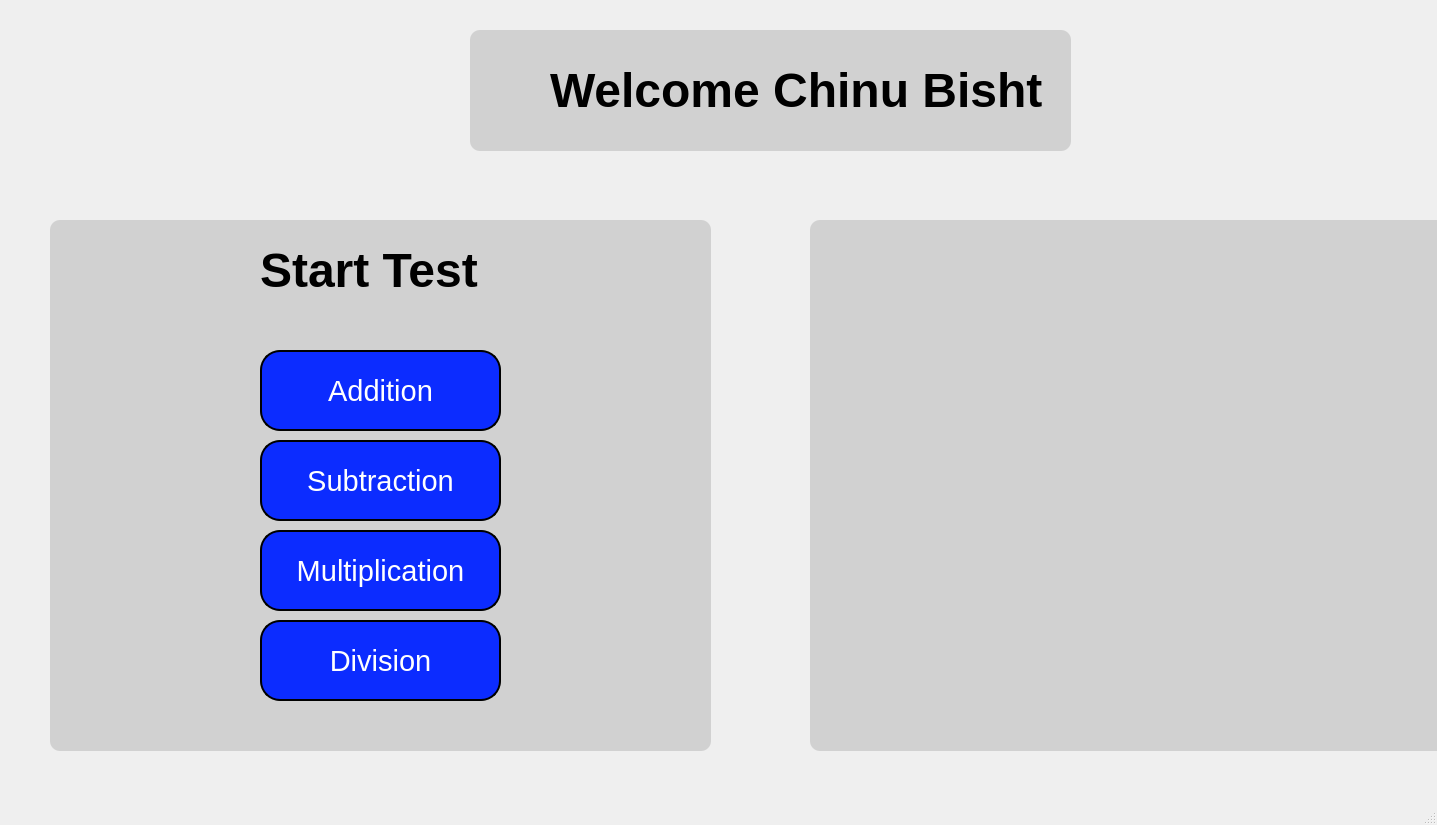
<?xml version="1.0" encoding="UTF-8"?>
<ui version="4.0">
 <class>MainWindow</class>
 <widget class="QMainWindow" name="MainWindow">
  <property name="geometry">
   <rect>
    <x>0</x>
    <y>0</y>
    <width>1437</width>
    <height>825</height>
   </rect>
  </property>
  <property name="windowTitle">
   <string>MainWindow</string>
  </property>
  <widget class="QWidget" name="centralwidget">
   <widget class="QStackedWidget" name="stackedWidget">
    <property name="geometry">
     <rect>
      <x>0</x>
      <y>0</y>
      <width>1920</width>
      <height>1080</height>
     </rect>
    </property>
    <widget class="QWidget" name="page">
     <widget class="QFrame" name="frame">
      <property name="geometry">
       <rect>
        <x>470</x>
        <y>30</y>
        <width>601</width>
        <height>121</height>
       </rect>
      </property>
      <property name="styleSheet">
       <string notr="true">QFrame{
	
	background-color: rgb(209, 209, 209);
	border-radius: 10px;
}</string>
      </property>
      <property name="frameShape">
       <enum>QFrame::StyledPanel</enum>
      </property>
      <property name="frameShadow">
       <enum>QFrame::Raised</enum>
      </property>
      <widget class="QLabel" name="welcome_label">
       <property name="geometry">
        <rect>
         <x>80</x>
         <y>30</y>
         <width>661</width>
         <height>61</height>
        </rect>
       </property>
       <property name="font">
        <font>
         <pointsize>36</pointsize>
         <weight>75</weight>
         <bold>true</bold>
        </font>
       </property>
       <property name="text">
        <string>Welcome Chinu Bisht</string>
       </property>
      </widget>
     </widget>
     <widget class="QFrame" name="frame_2">
      <property name="geometry">
       <rect>
        <x>50</x>
        <y>220</y>
        <width>661</width>
        <height>531</height>
       </rect>
      </property>
      <property name="styleSheet">
       <string notr="true">QFrame{
	
	background-color: rgb(209, 209, 209);
	border-radius: 10px;
}</string>
      </property>
      <property name="frameShape">
       <enum>QFrame::StyledPanel</enum>
      </property>
      <property name="frameShadow">
       <enum>QFrame::Raised</enum>
      </property>
      <widget class="QLabel" name="welcome_label_2">
       <property name="geometry">
        <rect>
         <x>210</x>
         <y>20</y>
         <width>331</width>
         <height>61</height>
        </rect>
       </property>
       <property name="font">
        <font>
         <pointsize>36</pointsize>
         <weight>75</weight>
         <bold>true</bold>
        </font>
       </property>
       <property name="text">
        <string>Start Test</string>
       </property>
      </widget>
      <widget class="QPushButton" name="pg1_addition_btn">
       <property name="geometry">
        <rect>
         <x>210</x>
         <y>130</y>
         <width>241</width>
         <height>81</height>
        </rect>
       </property>
       <property name="font">
        <font>
         <pointsize>22</pointsize>
        </font>
       </property>
       <property name="styleSheet">
        <string notr="true"> QPushButton {
	background-color: rgb(12, 44, 255);
	border: 2px solid black;
	border-radius: 20px;
	color: rgb(255, 255, 255);
}
QPushButton:hover {
 	 
	background-color: rgb(0, 2, 147);
}

QPushButton:pressed{
	
	background-color: rgb(75, 192, 255);
}
</string>
       </property>
       <property name="text">
        <string>Addition</string>
       </property>
      </widget>
      <widget class="QPushButton" name="pg1_subtraction_btn">
       <property name="geometry">
        <rect>
         <x>210</x>
         <y>220</y>
         <width>241</width>
         <height>81</height>
        </rect>
       </property>
       <property name="font">
        <font>
         <pointsize>22</pointsize>
        </font>
       </property>
       <property name="styleSheet">
        <string notr="true"> QPushButton {
	background-color: rgb(12, 44, 255);
	border: 2px solid black;
	border-radius: 20px;
	color: rgb(255, 255, 255);
}
QPushButton:hover {
 	 
	background-color: rgb(0, 2, 147);
}

QPushButton:pressed{
	
	background-color: rgb(75, 192, 255);
}
</string>
       </property>
       <property name="text">
        <string>Subtraction</string>
       </property>
      </widget>
      <widget class="QPushButton" name="pg1_multi_btn">
       <property name="geometry">
        <rect>
         <x>210</x>
         <y>310</y>
         <width>241</width>
         <height>81</height>
        </rect>
       </property>
       <property name="font">
        <font>
         <pointsize>22</pointsize>
        </font>
       </property>
       <property name="styleSheet">
        <string notr="true"> QPushButton {
	background-color: rgb(12, 44, 255);
	border: 2px solid black;
	border-radius: 20px;
	color: rgb(255, 255, 255);
}
QPushButton:hover {
 	 
	background-color: rgb(0, 2, 147);
}

QPushButton:pressed{
	
	background-color: rgb(75, 192, 255);
}
</string>
       </property>
       <property name="text">
        <string>Multiplication</string>
       </property>
      </widget>
      <widget class="QPushButton" name="pg1_division_btn">
       <property name="geometry">
        <rect>
         <x>210</x>
         <y>400</y>
         <width>241</width>
         <height>81</height>
        </rect>
       </property>
       <property name="font">
        <font>
         <pointsize>22</pointsize>
        </font>
       </property>
       <property name="styleSheet">
        <string notr="true"> QPushButton {
	background-color: rgb(12, 44, 255);
	border: 2px solid black;
	border-radius: 20px;
	color: rgb(255, 255, 255);
}
QPushButton:hover {
 	 
	background-color: rgb(0, 2, 147);
}

QPushButton:pressed{
	
	background-color: rgb(75, 192, 255);
}
</string>
       </property>
       <property name="text">
        <string>Division</string>
       </property>
      </widget>
     </widget>
     <widget class="QFrame" name="frame_3">
      <property name="geometry">
       <rect>
        <x>810</x>
        <y>220</y>
        <width>661</width>
        <height>531</height>
       </rect>
      </property>
      <property name="styleSheet">
       <string notr="true">QFrame{
	
	background-color: rgb(209, 209, 209);
	border-radius: 10px;
}</string>
      </property>
      <property name="frameShape">
       <enum>QFrame::StyledPanel</enum>
      </property>
      <property name="frameShadow">
       <enum>QFrame::Raised</enum>
      </property>
     </widget>
    </widget>
    <widget class="QWidget" name="page_2">
     <widget class="QFrame" name="frame_4">
      <property name="geometry">
       <rect>
        <x>520</x>
        <y>0</y>
        <width>601</width>
        <height>121</height>
       </rect>
      </property>
      <property name="styleSheet">
       <string notr="true">QFrame{
	
	background-color: rgb(209, 209, 209);
	border-radius: 10px;
}</string>
      </property>
      <property name="frameShape">
       <enum>QFrame::StyledPanel</enum>
      </property>
      <property name="frameShadow">
       <enum>QFrame::Raised</enum>
      </property>
      <widget class="QLabel" name="pg2_head_label">
       <property name="geometry">
        <rect>
         <x>80</x>
         <y>30</y>
         <width>661</width>
         <height>61</height>
        </rect>
       </property>
       <property name="font">
        <font>
         <pointsize>36</pointsize>
         <weight>75</weight>
         <bold>true</bold>
        </font>
       </property>
       <property name="text">
        <string>Addition Test</string>
       </property>
      </widget>
     </widget>
     <widget class="QFrame" name="frame_5">
      <property name="geometry">
       <rect>
        <x>30</x>
        <y>140</y>
        <width>221</width>
        <height>301</height>
       </rect>
      </property>
      <property name="styleSheet">
       <string notr="true">QFrame{
	
	background-color: rgb(209, 209, 209);
	border-radius: 10px;
}</string>
      </property>
      <property name="frameShape">
       <enum>QFrame::StyledPanel</enum>
      </property>
      <property name="frameShadow">
       <enum>QFrame::Raised</enum>
      </property>
      <widget class="QLabel" name="pg2_q1_label">
       <property name="geometry">
        <rect>
         <x>40</x>
         <y>10</y>
         <width>151</width>
         <height>131</height>
        </rect>
       </property>
       <property name="font">
        <font>
         <pointsize>36</pointsize>
         <weight>75</weight>
         <bold>true</bold>
        </font>
       </property>
       <property name="text">
        <string>   76
+ 34</string>
       </property>
      </widget>
      <widget class="QLineEdit" name="pg2_ans1_tf">
       <property name="geometry">
        <rect>
         <x>30</x>
         <y>160</y>
         <width>151</width>
         <height>71</height>
        </rect>
       </property>
       <property name="font">
        <font>
         <pointsize>36</pointsize>
         <weight>75</weight>
         <bold>true</bold>
        </font>
       </property>
      </widget>
      <widget class="QLabel" name="pg2_corr1_label">
       <property name="geometry">
        <rect>
         <x>30</x>
         <y>240</y>
         <width>251</width>
         <height>61</height>
        </rect>
       </property>
       <property name="font">
        <font>
         <pointsize>36</pointsize>
         <weight>75</weight>
         <bold>true</bold>
        </font>
       </property>
       <property name="text">
        <string/>
       </property>
      </widget>
     </widget>
     <widget class="QFrame" name="frame_7">
      <property name="geometry">
       <rect>
        <x>30</x>
        <y>470</y>
        <width>221</width>
        <height>301</height>
       </rect>
      </property>
      <property name="styleSheet">
       <string notr="true">QFrame{
	
	background-color: rgb(209, 209, 209);
	border-radius: 10px;
}</string>
      </property>
      <property name="frameShape">
       <enum>QFrame::StyledPanel</enum>
      </property>
      <property name="frameShadow">
       <enum>QFrame::Raised</enum>
      </property>
      <widget class="QLabel" name="pg2_q6_label">
       <property name="geometry">
        <rect>
         <x>40</x>
         <y>10</y>
         <width>151</width>
         <height>131</height>
        </rect>
       </property>
       <property name="font">
        <font>
         <pointsize>36</pointsize>
         <weight>75</weight>
         <bold>true</bold>
        </font>
       </property>
       <property name="text">
        <string>   760
+ 314</string>
       </property>
      </widget>
      <widget class="QLineEdit" name="pg2_ans6_tf">
       <property name="geometry">
        <rect>
         <x>30</x>
         <y>160</y>
         <width>151</width>
         <height>71</height>
        </rect>
       </property>
       <property name="font">
        <font>
         <pointsize>36</pointsize>
         <weight>75</weight>
         <bold>true</bold>
        </font>
       </property>
      </widget>
      <widget class="QLabel" name="pg2_corr6_label">
       <property name="geometry">
        <rect>
         <x>20</x>
         <y>240</y>
         <width>251</width>
         <height>61</height>
        </rect>
       </property>
       <property name="font">
        <font>
         <pointsize>36</pointsize>
         <weight>75</weight>
         <bold>true</bold>
        </font>
       </property>
       <property name="text">
        <string/>
       </property>
      </widget>
     </widget>
     <widget class="QFrame" name="frame_13">
      <property name="geometry">
       <rect>
        <x>930</x>
        <y>470</y>
        <width>221</width>
        <height>301</height>
       </rect>
      </property>
      <property name="styleSheet">
       <string notr="true">QFrame{
	
	background-color: rgb(209, 209, 209);
	border-radius: 10px;
}</string>
      </property>
      <property name="frameShape">
       <enum>QFrame::StyledPanel</enum>
      </property>
      <property name="frameShadow">
       <enum>QFrame::Raised</enum>
      </property>
      <widget class="QLabel" name="pg2_q9_label">
       <property name="geometry">
        <rect>
         <x>20</x>
         <y>10</y>
         <width>171</width>
         <height>131</height>
        </rect>
       </property>
       <property name="font">
        <font>
         <pointsize>36</pointsize>
         <weight>75</weight>
         <bold>true</bold>
        </font>
       </property>
       <property name="text">
        <string>   76111
+ 34534</string>
       </property>
      </widget>
      <widget class="QLineEdit" name="pg2_ans9_tf">
       <property name="geometry">
        <rect>
         <x>30</x>
         <y>160</y>
         <width>151</width>
         <height>71</height>
        </rect>
       </property>
       <property name="font">
        <font>
         <pointsize>36</pointsize>
         <weight>75</weight>
         <bold>true</bold>
        </font>
       </property>
      </widget>
      <widget class="QLabel" name="pg2_corr9_label">
       <property name="geometry">
        <rect>
         <x>10</x>
         <y>240</y>
         <width>251</width>
         <height>61</height>
        </rect>
       </property>
       <property name="font">
        <font>
         <pointsize>36</pointsize>
         <weight>75</weight>
         <bold>true</bold>
        </font>
       </property>
       <property name="text">
        <string/>
       </property>
      </widget>
     </widget>
     <widget class="QPushButton" name="pg2_result_btn">
      <property name="geometry">
       <rect>
        <x>1190</x>
        <y>490</y>
        <width>241</width>
        <height>81</height>
       </rect>
      </property>
      <property name="font">
       <font>
        <pointsize>22</pointsize>
       </font>
      </property>
      <property name="styleSheet">
       <string notr="true"> QPushButton {
	
	background-color: rgb(255, 230, 44);
	border: 2px solid black;
	border-radius: 20px;
	color: rgb(255, 255, 255);
}
QPushButton:hover {
 	 
	
	
	background-color: rgb(255, 183, 0);
}

QPushButton:pressed{
	
	
	background-color: rgb(255, 240, 153);
}
</string>
      </property>
      <property name="text">
       <string>Result</string>
      </property>
     </widget>
     <widget class="QFrame" name="frame_6">
      <property name="geometry">
       <rect>
        <x>330</x>
        <y>140</y>
        <width>221</width>
        <height>301</height>
       </rect>
      </property>
      <property name="styleSheet">
       <string notr="true">QFrame{
	
	background-color: rgb(209, 209, 209);
	border-radius: 10px;
}</string>
      </property>
      <property name="frameShape">
       <enum>QFrame::StyledPanel</enum>
      </property>
      <property name="frameShadow">
       <enum>QFrame::Raised</enum>
      </property>
      <widget class="QLabel" name="pg2_q2_label">
       <property name="geometry">
        <rect>
         <x>40</x>
         <y>10</y>
         <width>151</width>
         <height>131</height>
        </rect>
       </property>
       <property name="font">
        <font>
         <pointsize>36</pointsize>
         <weight>75</weight>
         <bold>true</bold>
        </font>
       </property>
       <property name="text">
        <string>   76
+ 34</string>
       </property>
      </widget>
      <widget class="QLineEdit" name="pg2_ans2_tf">
       <property name="geometry">
        <rect>
         <x>30</x>
         <y>160</y>
         <width>151</width>
         <height>71</height>
        </rect>
       </property>
       <property name="font">
        <font>
         <pointsize>36</pointsize>
         <weight>75</weight>
         <bold>true</bold>
        </font>
       </property>
      </widget>
      <widget class="QLabel" name="pg2_corr2_label">
       <property name="geometry">
        <rect>
         <x>30</x>
         <y>240</y>
         <width>251</width>
         <height>61</height>
        </rect>
       </property>
       <property name="font">
        <font>
         <pointsize>36</pointsize>
         <weight>75</weight>
         <bold>true</bold>
        </font>
       </property>
       <property name="text">
        <string/>
       </property>
      </widget>
     </widget>
     <widget class="QFrame" name="frame_9">
      <property name="geometry">
       <rect>
        <x>630</x>
        <y>140</y>
        <width>221</width>
        <height>301</height>
       </rect>
      </property>
      <property name="styleSheet">
       <string notr="true">QFrame{
	
	background-color: rgb(209, 209, 209);
	border-radius: 10px;
}</string>
      </property>
      <property name="frameShape">
       <enum>QFrame::StyledPanel</enum>
      </property>
      <property name="frameShadow">
       <enum>QFrame::Raised</enum>
      </property>
      <widget class="QLabel" name="pg2_q3_label">
       <property name="geometry">
        <rect>
         <x>40</x>
         <y>10</y>
         <width>151</width>
         <height>131</height>
        </rect>
       </property>
       <property name="font">
        <font>
         <pointsize>36</pointsize>
         <weight>75</weight>
         <bold>true</bold>
        </font>
       </property>
       <property name="text">
        <string>   76
+ 34</string>
       </property>
      </widget>
      <widget class="QLineEdit" name="pg2_ans3_tf">
       <property name="geometry">
        <rect>
         <x>30</x>
         <y>160</y>
         <width>151</width>
         <height>71</height>
        </rect>
       </property>
       <property name="font">
        <font>
         <pointsize>36</pointsize>
         <weight>75</weight>
         <bold>true</bold>
        </font>
       </property>
      </widget>
      <widget class="QLabel" name="pg2_corr3_label">
       <property name="geometry">
        <rect>
         <x>30</x>
         <y>240</y>
         <width>251</width>
         <height>61</height>
        </rect>
       </property>
       <property name="font">
        <font>
         <pointsize>36</pointsize>
         <weight>75</weight>
         <bold>true</bold>
        </font>
       </property>
       <property name="text">
        <string/>
       </property>
      </widget>
     </widget>
     <widget class="QFrame" name="frame_10">
      <property name="geometry">
       <rect>
        <x>930</x>
        <y>140</y>
        <width>221</width>
        <height>301</height>
       </rect>
      </property>
      <property name="styleSheet">
       <string notr="true">QFrame{
	
	background-color: rgb(209, 209, 209);
	border-radius: 10px;
}</string>
      </property>
      <property name="frameShape">
       <enum>QFrame::StyledPanel</enum>
      </property>
      <property name="frameShadow">
       <enum>QFrame::Raised</enum>
      </property>
      <widget class="QLabel" name="pg2_q4_label">
       <property name="geometry">
        <rect>
         <x>40</x>
         <y>10</y>
         <width>151</width>
         <height>131</height>
        </rect>
       </property>
       <property name="font">
        <font>
         <pointsize>36</pointsize>
         <weight>75</weight>
         <bold>true</bold>
        </font>
       </property>
       <property name="text">
        <string>   76
+ 34</string>
       </property>
      </widget>
      <widget class="QLineEdit" name="pg2_ans4_tf">
       <property name="geometry">
        <rect>
         <x>30</x>
         <y>160</y>
         <width>151</width>
         <height>71</height>
        </rect>
       </property>
       <property name="font">
        <font>
         <pointsize>36</pointsize>
         <weight>75</weight>
         <bold>true</bold>
        </font>
       </property>
      </widget>
      <widget class="QLabel" name="pg2_corr4_label">
       <property name="geometry">
        <rect>
         <x>30</x>
         <y>240</y>
         <width>251</width>
         <height>61</height>
        </rect>
       </property>
       <property name="font">
        <font>
         <pointsize>36</pointsize>
         <weight>75</weight>
         <bold>true</bold>
        </font>
       </property>
       <property name="text">
        <string/>
       </property>
      </widget>
     </widget>
     <widget class="QFrame" name="frame_11">
      <property name="geometry">
       <rect>
        <x>1230</x>
        <y>140</y>
        <width>221</width>
        <height>301</height>
       </rect>
      </property>
      <property name="styleSheet">
       <string notr="true">QFrame{
	
	background-color: rgb(209, 209, 209);
	border-radius: 10px;
}</string>
      </property>
      <property name="frameShape">
       <enum>QFrame::StyledPanel</enum>
      </property>
      <property name="frameShadow">
       <enum>QFrame::Raised</enum>
      </property>
      <widget class="QLabel" name="pg2_q5_label">
       <property name="geometry">
        <rect>
         <x>40</x>
         <y>10</y>
         <width>151</width>
         <height>131</height>
        </rect>
       </property>
       <property name="font">
        <font>
         <pointsize>36</pointsize>
         <weight>75</weight>
         <bold>true</bold>
        </font>
       </property>
       <property name="text">
        <string>   76
+ 34</string>
       </property>
      </widget>
      <widget class="QLineEdit" name="pg2_ans5_tf">
       <property name="geometry">
        <rect>
         <x>30</x>
         <y>160</y>
         <width>151</width>
         <height>71</height>
        </rect>
       </property>
       <property name="font">
        <font>
         <pointsize>36</pointsize>
         <weight>75</weight>
         <bold>true</bold>
        </font>
       </property>
      </widget>
      <widget class="QLabel" name="pg2_corr5_label">
       <property name="geometry">
        <rect>
         <x>30</x>
         <y>240</y>
         <width>251</width>
         <height>61</height>
        </rect>
       </property>
       <property name="font">
        <font>
         <pointsize>36</pointsize>
         <weight>75</weight>
         <bold>true</bold>
        </font>
       </property>
       <property name="text">
        <string/>
       </property>
      </widget>
     </widget>
     <widget class="QFrame" name="frame_8">
      <property name="geometry">
       <rect>
        <x>330</x>
        <y>470</y>
        <width>221</width>
        <height>301</height>
       </rect>
      </property>
      <property name="styleSheet">
       <string notr="true">QFrame{
	
	background-color: rgb(209, 209, 209);
	border-radius: 10px;
}</string>
      </property>
      <property name="frameShape">
       <enum>QFrame::StyledPanel</enum>
      </property>
      <property name="frameShadow">
       <enum>QFrame::Raised</enum>
      </property>
      <widget class="QLabel" name="pg2_q7_label">
       <property name="geometry">
        <rect>
         <x>40</x>
         <y>10</y>
         <width>151</width>
         <height>131</height>
        </rect>
       </property>
       <property name="font">
        <font>
         <pointsize>36</pointsize>
         <weight>75</weight>
         <bold>true</bold>
        </font>
       </property>
       <property name="text">
        <string>   760
+ 314</string>
       </property>
      </widget>
      <widget class="QLineEdit" name="pg2_ans7_tf">
       <property name="geometry">
        <rect>
         <x>30</x>
         <y>160</y>
         <width>151</width>
         <height>71</height>
        </rect>
       </property>
       <property name="font">
        <font>
         <pointsize>36</pointsize>
         <weight>75</weight>
         <bold>true</bold>
        </font>
       </property>
      </widget>
      <widget class="QLabel" name="pg2_corr7_label">
       <property name="geometry">
        <rect>
         <x>20</x>
         <y>240</y>
         <width>251</width>
         <height>61</height>
        </rect>
       </property>
       <property name="font">
        <font>
         <pointsize>36</pointsize>
         <weight>75</weight>
         <bold>true</bold>
        </font>
       </property>
       <property name="text">
        <string/>
       </property>
      </widget>
     </widget>
     <widget class="QFrame" name="frame_12">
      <property name="geometry">
       <rect>
        <x>630</x>
        <y>470</y>
        <width>221</width>
        <height>301</height>
       </rect>
      </property>
      <property name="styleSheet">
       <string notr="true">QFrame{
	
	background-color: rgb(209, 209, 209);
	border-radius: 10px;
}</string>
      </property>
      <property name="frameShape">
       <enum>QFrame::StyledPanel</enum>
      </property>
      <property name="frameShadow">
       <enum>QFrame::Raised</enum>
      </property>
      <widget class="QLabel" name="pg2_q8_label">
       <property name="geometry">
        <rect>
         <x>40</x>
         <y>10</y>
         <width>151</width>
         <height>131</height>
        </rect>
       </property>
       <property name="font">
        <font>
         <pointsize>36</pointsize>
         <weight>75</weight>
         <bold>true</bold>
        </font>
       </property>
       <property name="text">
        <string>   760
+ 314</string>
       </property>
      </widget>
      <widget class="QLineEdit" name="pg2_ans8_tf">
       <property name="geometry">
        <rect>
         <x>30</x>
         <y>160</y>
         <width>151</width>
         <height>71</height>
        </rect>
       </property>
       <property name="font">
        <font>
         <pointsize>36</pointsize>
         <weight>75</weight>
         <bold>true</bold>
        </font>
       </property>
      </widget>
      <widget class="QLabel" name="pg2_corr8_label">
       <property name="geometry">
        <rect>
         <x>20</x>
         <y>240</y>
         <width>251</width>
         <height>61</height>
        </rect>
       </property>
       <property name="font">
        <font>
         <pointsize>36</pointsize>
         <weight>75</weight>
         <bold>true</bold>
        </font>
       </property>
       <property name="text">
        <string/>
       </property>
      </widget>
     </widget>
     <widget class="QPushButton" name="pg2_clear_btn">
      <property name="geometry">
       <rect>
        <x>1190</x>
        <y>590</y>
        <width>241</width>
        <height>81</height>
       </rect>
      </property>
      <property name="font">
       <font>
        <pointsize>22</pointsize>
       </font>
      </property>
      <property name="styleSheet">
       <string notr="true"> QPushButton {
	
	background-color: rgb(30, 203, 27);
	border: 2px  solid black;
	border-radius: 20px;
	color: rgb(255, 255, 255);
}
QPushButton:hover {
 	 
	
	background-color: rgb(10, 186, 1);
}

QPushButton:pressed{
	
	
	background-color: rgb(0, 255, 128);
}</string>
      </property>
      <property name="text">
       <string>Clear</string>
      </property>
     </widget>
     <widget class="QPushButton" name="pg2_back_btn">
      <property name="geometry">
       <rect>
        <x>1190</x>
        <y>690</y>
        <width>241</width>
        <height>81</height>
       </rect>
      </property>
      <property name="font">
       <font>
        <pointsize>22</pointsize>
       </font>
      </property>
      <property name="styleSheet">
       <string notr="true"> QPushButton {
	background-color: rgb(12, 44, 255);
	border: 2px solid black;
	border-radius: 20px;
	color: rgb(255, 255, 255);
}
QPushButton:hover {
 	 
	background-color: rgb(0, 2, 147);
}

QPushButton:pressed{
	
	background-color: rgb(75, 192, 255);
}</string>
      </property>
      <property name="text">
       <string>Back</string>
      </property>
     </widget>
    </widget>
    <widget class="QWidget" name="page_3"/>
   </widget>
  </widget>
  <widget class="QMenuBar" name="menubar">
   <property name="geometry">
    <rect>
     <x>0</x>
     <y>0</y>
     <width>1437</width>
     <height>26</height>
    </rect>
   </property>
  </widget>
  <widget class="QStatusBar" name="statusbar"/>
 </widget>
 <resources/>
 <connections/>
</ui>
